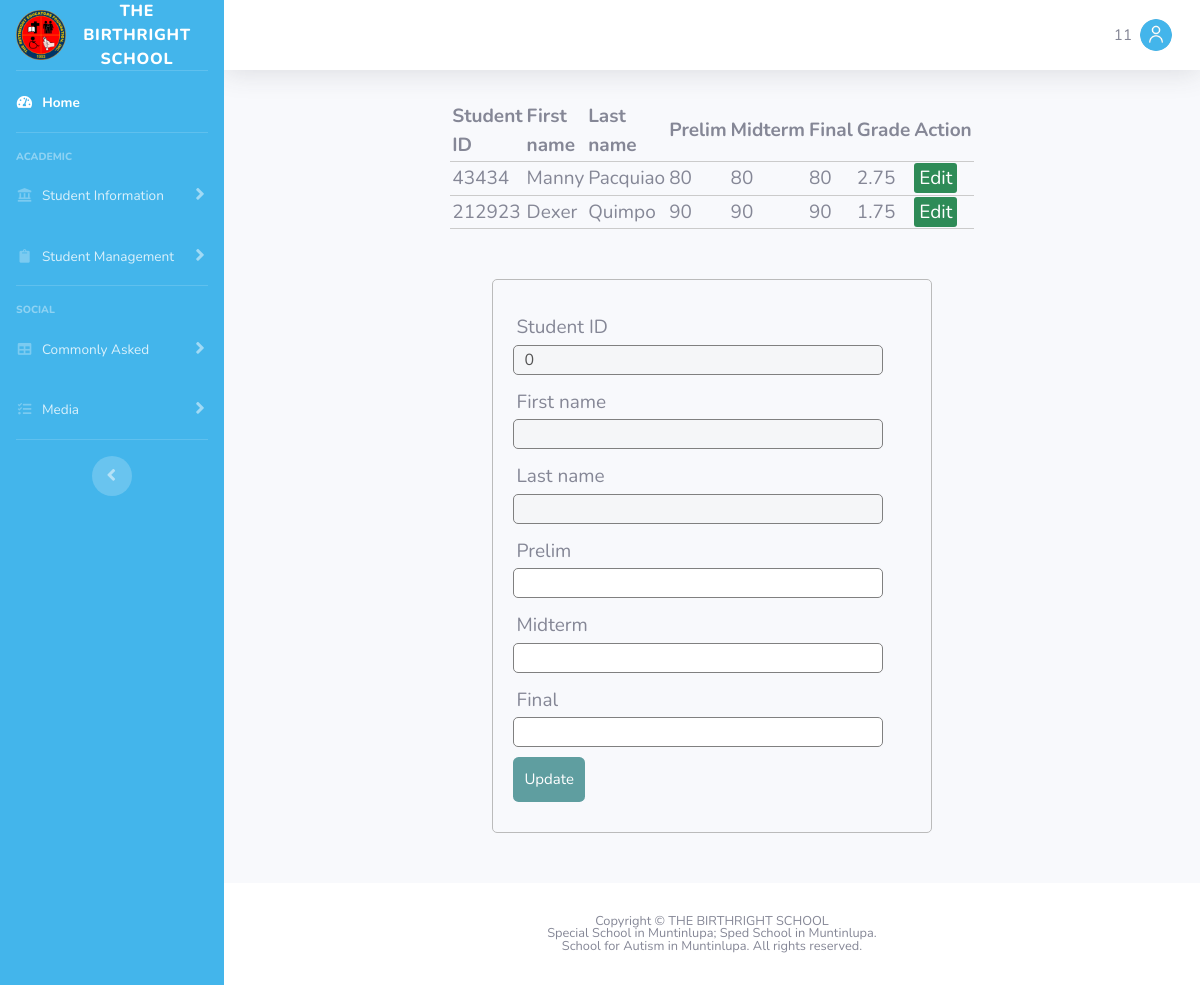
Page /gradesubmissionit101.php (signed in) on the committed database.
### tables this page shows
CREATE TABLE `it101` (
  `student_id` int(11) NOT NULL,
  `first_name` varchar(45) DEFAULT NULL,
  `last_name` varchar(45) DEFAULT NULL,
  `prelim` int(11) DEFAULT NULL,
  `midterm` int(11) DEFAULT NULL,
  `final` int(11) DEFAULT NULL,
  PRIMARY KEY (`student_id`)
);

### gradesubmissionit101.php (the view, shortened to what this page needs)
<?php
	include_once("./web-page-parts/header.php");
	include_once("./web-page-parts/sidebar.php");
	include_once("./web-page-parts/topbar.php");
?>
<?php
$studentid = 0;
$firstname = "";
$lastname = "";
$db = mysqli_connect('localhost', 'root', 'ieti19', 'ieti_db');
		$results = mysqli_query($db, "SELECT student_id, first_name, last_name, prelim, midterm, final FROM ieti_db.it101, ieti_db.login where username=first_name and tag='2'");
?>
<!DOCTYPE html>
<html>
<head>
	<link rel="stylesheet" type = "text/css" href = "gradestyle.css">
</head>
<body>
<table>
	<thead>
		<tr>
			<th>Student ID</th>
			<th>First name</th>
			<th>Last name</th>
			<th>Prelim</th>
			<th>Midterm</th>
			<th>Final</th>
			<th>Grade</th>
			<th colspan="2">Action</th>
		</tr>
	</thead>
	<tbody>
		<?php while ($row = mysqli_fetch_array($results)) { ?>
		<tr>
			<td><?php echo $row['student_id']; ?> </td>
			<td><?php echo $row['first_name']; ?> </td>
			<td><?php echo $row['last_name']; ?> </td>
			<td><?php echo $row['prelim']; ?> </td>
			<td><?php echo $row['midterm']; ?> </td>
			<td><?php echo $row['final']; ?> </td>
			<td><?php $final_grade = ($row['prelim'] +  $row['midterm'] + $row['final']) / 3;
			if ($final_grade == 4) {
			$final_grade = 'INC';
			}
			else if ($final_grade >= 99) {
			$final_grade = '1.0';
			}
			else if ($final_grade >= 96) {
			$final_grade = '1.25';
			}
			else if ($final_grade >= 93) {
			$final_grade = '1.5';
			}
			else if ($final_grade >= 90) {
			$final_grade = '1.75';
			}
			else if ($final_grade >= 87) {
			$final_grade = '2.0';
			}
			else if ($final_grade >= 84) {
			$final_grade = '2.25';
			}
			else if ($final_grade >= 81) {
			$final_grade = '2.5';
			}
			else if ($final_grade >= 78) {
			$final_grade = '2.75';
			}
			else if ($final_grade >= 75) {
			$final_grade = '3.0';
			}
			else
			$final_grade = '5.0';
			echo $final_grade;
			?> </td>
			<td>
				<a class = "edit_btn" href="gradesubmissionit101.php?edit=<?php echo $row['student_id']; ?>">Edit</a>
			</td>
		</tr>
		<?php } ?>
	</tbody>
</table>
<form method = "post" action = "">
	<div class = "input-group">
		<label>Student ID</label>
		<input type = "number" name = "studentid" value = "<?php echo $studentid; ?>" readonly disabled>
	</div>
	<div class = "input-group">
		<label>First name</label>
		<input type = "text" name = "firstname" value = "<?php echo $firstname; ?>" readonly disabled>
	</div>
	<div class = "input-group">
		<label>Last name</label>
		<input type = "text" name = "lastname" value = "<?php echo $lastname; ?>" disabled>
	</div>
	<div class = "input-group">
		<label>Prelim</label>
		<input type = "number" step = "0.1" name = "prelim" value = "<?php echo $prelim; ?>">
	</div>
		<div class = "input-group">
		<label>Midterm</label>
		<input type = "number" step = "0.1" name = "midterm" value = "<?php echo $midterm; ?>">
	</div>
	<div class = "input-group">
		<label>Final</label>
		<input type = "number" step = "0.1" name = "final" value = "<?php echo $final; ?>">
	</div>
	<div class = "input-group">
			<button type = "submit" name = "update" class = "btn">Update</button>
	</div>
</form>
</body>
</html>
<?php
	include_once("./web-page-parts/footer.php");
?>

### gradestyle.css (style rules this page uses)
body { font-size: 19px; }
table { width: 50%; margin: 30px auto; border-collapse: collapse; text-align: left; }
tr { border-bottom: 1px solid #cbcbcb }
th, td { border: none; height: 30px; padding: 2px; }
form { width: 45%; margin: 50px auto; text-align: left; padding: 20px; border: 1px solid #bbbbbb; border-radius: 5px; }
.input-group { margin: 10px 0px 10px 0px; }
.input-group label { display: block; text-align: left; margin: 3px; }
.input-group input { height: 30px; width: 93%; padding: 5px 10px; font-size: 16px; border-radius: 5px; border: 1px solid gray; }
.btn { padding: 10px; font-size: 15px; color: white; background: #5F9EA0; border: none: border-radius: 5px; }
.edit_btn { text-decoration: none; padding: 2px 5px; background: #2E8B57; color: white; border-radius: 3px; }

### rows in the picture
it101: student_id "43434", first_name "Manny", last_name "Pacquiao", prelim "80", midterm "80", final "80", final_grade "2.75"
it101: student_id "212923", first_name "Dexer", last_name "Quimpo", prelim "90", midterm "90", final "90", final_grade "1.75"

### other values in the picture
$_SESSION['User'] "11"
